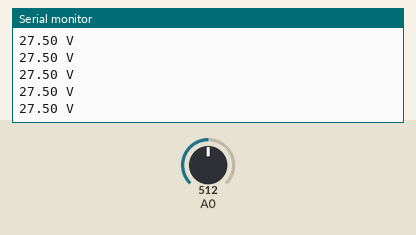
The sketch below on a simulated Arduino Uno, built with avr-gcc and run on an emulated ATmega328P. Shown: the last lines printed to the serial monitor. Inputs (shaded band) come from the test bench; at power-on: A0 = 512.

Above: at 1.2 s.
1.3 s: A0 set to 716
At 1.34 s:
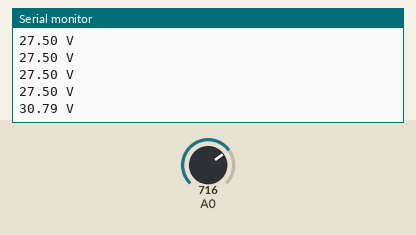
2.8 s: A0 set to 900
At 2.87 s:
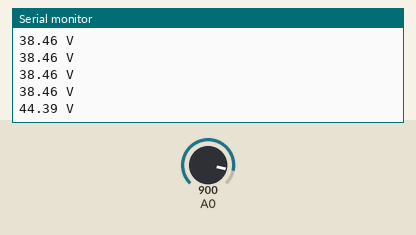
Timing chart, 0 to 5.8 s (numbered marks = the images above; inputs shaded):
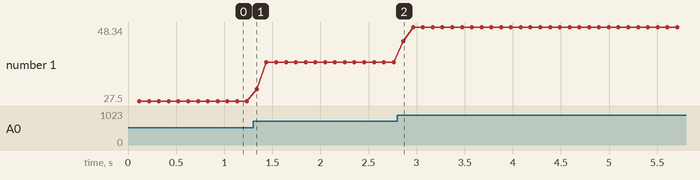

Measured:
- after the input at 1.3 s, the serial monitor: prints a new line at once (image 1)
- after the input at 2.8 s, the serial monitor: prints a new line after 0.06 s (image 2)
- plotted number 1: 27.5 → 38.46 after the input at 1.3 s, 38.46 → 48.34 after the input at 2.8 s

The sketch:

voltmeter_code.ino
```cpp
/*--------------------------------------------------------------
	Project:				Individual project datalogger

	Code Modified from startingelectronics and udemy
	https://www.udemy.com/blog/arduino-voltmeter/
	http://startingelectronics.com/articles/arduino/measuring-voltage-with-arduino/

  Program:      voltmeter

  Description:  Reads value on analog input A0 and calculates
                the voltage assuming that a voltage divider
                network on the pin divides by 11.

--------------------------------------------------------------*/

// SETUP
// number of analog samples to take per reading
#define NUM_SAMPLES 10
// reference voltage for the Arduino - MEASURE FOR ACCURACY
#define vPow 5.0
// resistance values - MEASURE FOR ACCURACY
#define r1 100000
#define r2 10000


int sum = 0;                    	// sum of samples taken
unsigned char sample_count = 0; 	// current sample number
float anavoltage = 0.0;         	// calculated voltage analogue pin sees
float voltage = 0.0;							// coltage before potential divider

void setup()
{
	 // Voltage will be read out on the serial monitor. Set it up.
   Serial.begin(9600);
	 // Introduce the voltmeter to the user, specifying the maximum voltage
   Serial.println("--------------------");
   Serial.println("DC VOLTMETER");
   Serial.print("Maximum Voltage: ");
   Serial.print((int)(vPow / (r2 / (r1 + r2))));
   Serial.println("V");
   Serial.println("--------------------");
   Serial.println("");

}

void loop()
{
    // take a number of analog samples and add them up
    while (sample_count < NUM_SAMPLES) {
        sum += analogRead(0);
        sample_count++;
        delay(10);
    }
    // calculate the real voltage
    anavoltage = ((float)sum / (float)NUM_SAMPLES * vPow) / 1024.0;
		voltage = anavoltage / ((float)r2 / ((float)r1 + (float)r2));
    Serial.print(voltage);
    Serial.println (" V");
    sample_count = 0;
    sum = 0;
}
```
